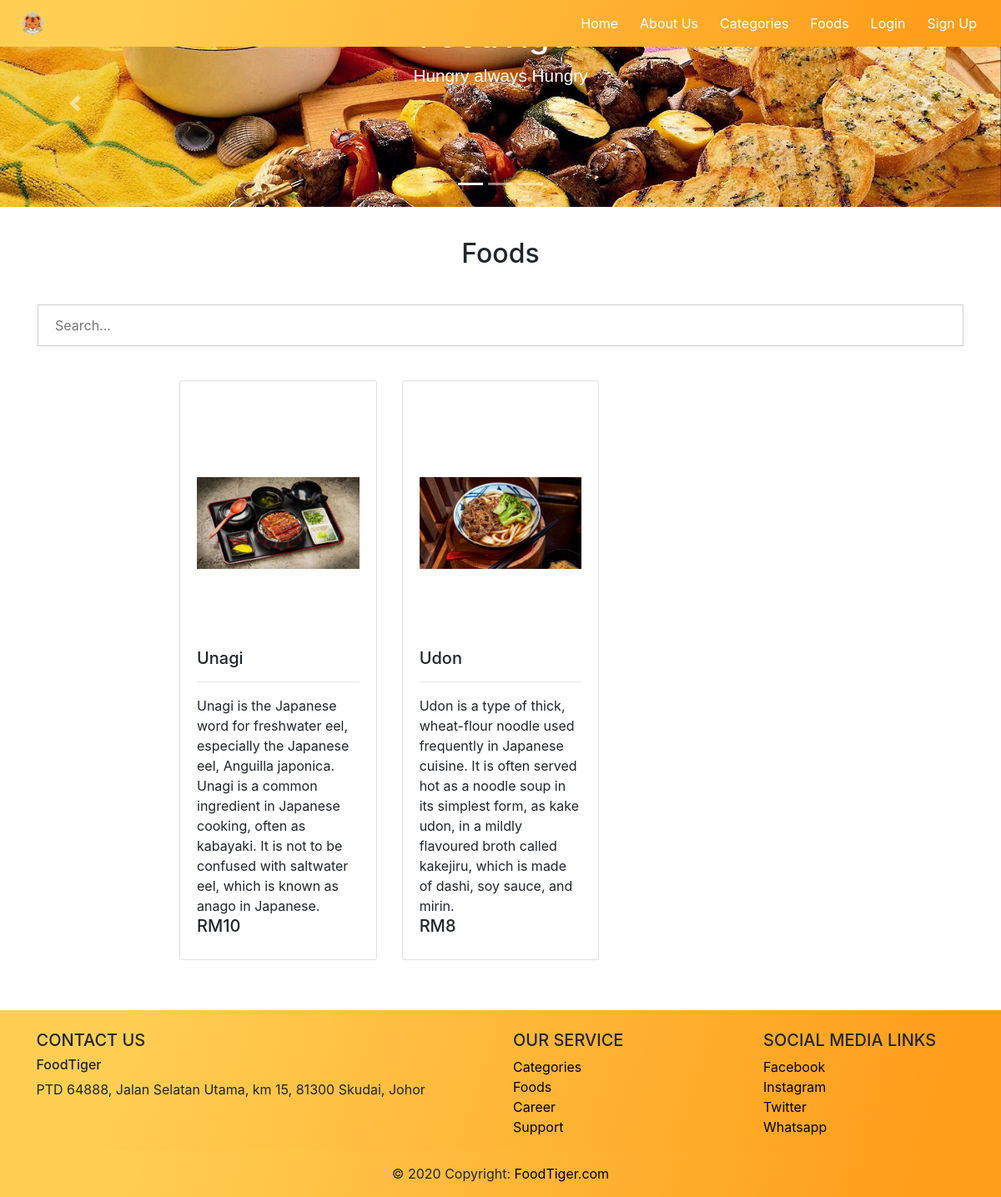
Page /food.php?category=6 on the committed database.
### tables this page shows
CREATE TABLE `food` (
  `f_id` int(11) NOT NULL,
  `cart_id` int(10) NOT NULL,
  `nameFood` varchar(255) NOT NULL,
  `description` varchar(255) NOT NULL,
  `imageFood` varchar(500) NOT NULL,
  `price` int(30) NOT NULL
);

### food.php (the view, shortened to what this page needs)
<?php
require 'database/pdo.php';
$search="";
if(isset($_GET['category'])){
$cart_id=$_GET['category'];
$search=" where cart_id='".$cart_id."'";
}
?>
<!DOCTYPE html>
<html>
<head>
    <link rel="stylesheet" href="css/nav-bar.css">
    <link rel="stylesheet" href="css/index.css">
</head>
<body>
<header>
        <?php
          require "navandfooter/nav.php";
        ?>
    </header>
    <div class="in1">
    <div id="demo" class="carousel slide" data-ride="carousel">
        <ul class="carousel-indicators">
          <li data-target="#demo" data-slide-to="0" class="active"></li>
          <li data-target="#demo" data-slide-to="1"></li>
          <li data-target="#demo" data-slide-to="2"></li>
        </ul>
        <div class="carousel-inner">
          <div class="carousel-item active">
            <img src="image/food.jpg" alt="food" width="1100" height="500">
            <div class="carousel-caption">
              <h1>FoodTiger</h1>
              <p class="p2">Hungry always Hungry</p>
            </div>
          </div>
        </div>
        <a class="carousel-control-prev" href="#demo" data-slide="prev">
          <span class="carousel-control-prev-icon"></span>
        </a>
        <a class="carousel-control-next" href="#demo" data-slide="next">
          <span class="carousel-control-next-icon"></span>
        </a>
    </div>
    <div class="container" style="margin-top:3%;"><h2>Foods</h2>
    <form style="margin-top:3%;" action="food.php" method="POST">
        <input type="text" name="search" placeholder="Search..." id="search">
    </form>
    </div>
    <div class="col-md-8 mx-auto" style="margin-top:1%;margin-bottom:3%;">
        <div class="row">
            <?php
                $sql="select * from food".$search;
                $result=$conn->query($sql);
                if($result->num_rows >0){
                    while($row = $result -> fetch_assoc()){
            ?>
            <div class="col-sm-4 " style="margin-top:20px;">
                <div class="card h-100">
                    <div class="card-body">
                        <div class="inner" style="text-align:center">
                            <a href="fooddetails.php?f_id=<?php echo $row['f_id'];; ?>"><img src="image/<?php echo $row['imageFood'];?>"  class="img-fluid"  style="width:300px; height:300px;object-fit: contain;"></a>
                        </div>
                        <h5 class="card-title"><?php echo $row['nameFood'];?></h5>
                        <hr>
                        <div class="card-heading"><?php echo $row['description'];?></div>
                        <div class="card-heading"><h5>RM<?php echo $row['price'];?></h5></div>
                    </div>
                </div>
            </div>
            <?php
                }
            }
            ?>
        </div>
    </div>
    </div>
    <footer style="margin-top:5%;">
        <?php
          require "navandfooter/footer.php";
        ?>
    </footer>
    </body>
</html>

### css/nav-bar.css (style rules this page uses)
input[type=text], input[type=password] { width: 100%; padding: 12px 20px; margin: 8px 0; display: inline-block; border: 1px solid #ccc; box-sizing: border-box; }

### css/index.css (style rules this page uses)
body { display: table-cell; vertical-align: middle; }
.container { text-align:center; padding: 1px; }
.carousel-inner img { width: 100%; height: 100%; }
.carousel-caption { z-index:10; color:#fff; text-align:center; top:auto; left:65%; bottom:auto; transform:translate(0, -60%); }
.p2 { font-size:1.3em; font-family:Arial; }
.inner { overflow:hidden; }
.inner img { transition: all 1.5 ease; }

### rows in the picture
food: imageFood (picture), nameFood "Unagi", description "Unagi is the Japanese word for freshwater eel, especially the Japanese eel, Anguilla japonica. Unagi is a common ingredient in Japanese cooking, often as kabayaki. It is not to be confused with saltwater eel, which is known as anago in Japanese.", price "10"
food: imageFood (picture), nameFood "Udon", description "Udon is a type of thick, wheat-flour noodle used frequently in Japanese cuisine. It is often served hot as a noodle soup in its simplest form, as kake udon, in a mildly flavoured broth called kakejiru, which is made of dashi, soy sauce, and mirin.", price "8"
